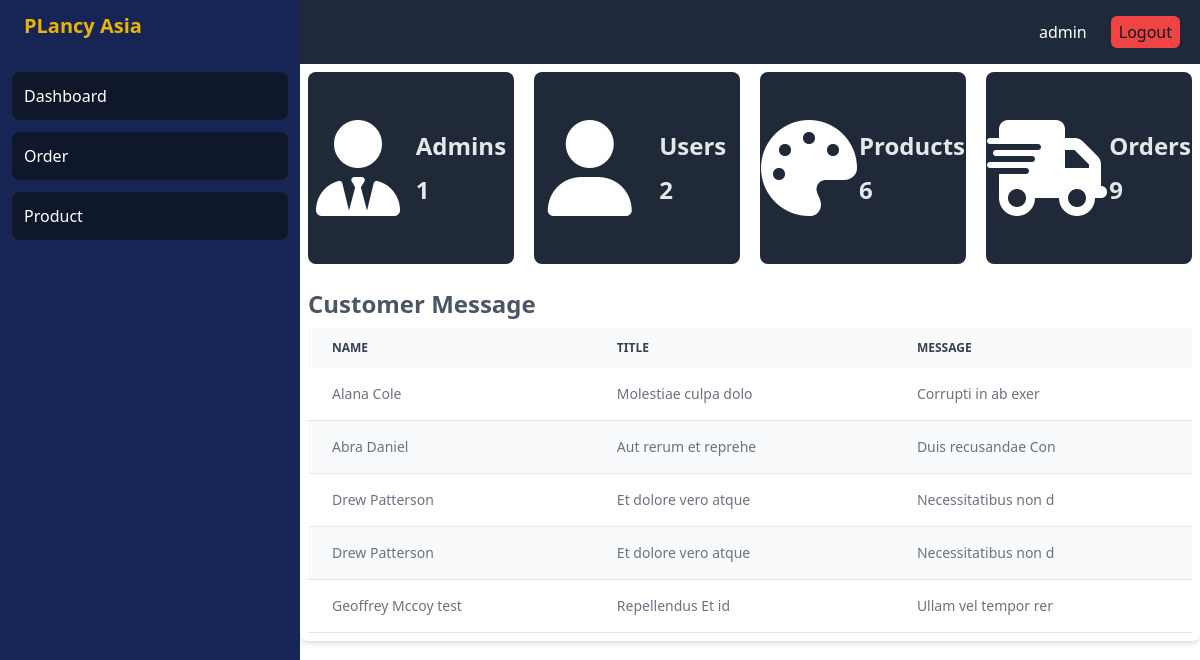
The page /adminDs.php (signed in) on the database its author committed.
### tables this page shows
CREATE TABLE `contacts` (
  `id` int(11) NOT NULL,
  `name` varchar(100) NOT NULL,
  `message` text NOT NULL,
  `title` varchar(100) NOT NULL
);

### adminDs.php (the view, shortened to what this page needs)
<?php
include './config.php';
$stmt = $pdo->query("SELECT COUNT(*) as product_count FROM products");
$product_count = $stmt->fetch(PDO::FETCH_ASSOC)['product_count'];
$stmt = $pdo->query("SELECT COUNT(*) as order_count FROM orders");
$order_count = $stmt->fetch(PDO::FETCH_ASSOC)['order_count'];
$stmt = $pdo->query("SELECT COUNT(*) as admin_count FROM users WHERE isAdmin = 1");
$admin_count = $stmt->fetch(PDO::FETCH_ASSOC)['admin_count'];
$stmt = $pdo->query("SELECT COUNT(*) as user_count FROM users WHERE isAdmin = 0");
$user_count = $stmt->fetch(PDO::FETCH_ASSOC)['user_count'];
$stmt = $pdo->query("SELECT * FROM contacts");
$contacts = $stmt->fetchAll(PDO::FETCH_ASSOC);
?>
<div class="p-2 grid lg:grid-cols-4 md:grid-cols-3 grid-col-1 gap-5">
    <div class="bg-gray-800 text-gray-200 h-48 rounded-lg flex justify-around items-center">
        <div class=" ">
            <i class="fa-solid fa-user-tie text-white text-8xl"></i>
        </div>
        <div class=" text-2xl font-semibold">
            <h1 class=" mb-3">Admins</h1>
            <h1><?php echo $admin_count ?></h1>
        </div>
    </div>
    <div class="bg-gray-800 text-gray-200 h-48 rounded-lg flex justify-around items-center">
        <div class=" ">
            <i class="fa-solid fa-user text-white text-8xl"></i>
        </div>
        <div class=" text-2xl font-semibold">
            <h1 class=" mb-3">Users</h1>
            <h1><?php echo $user_count ?></h1>
        </div>
    </div>
    <div class="bg-gray-800 text-gray-200 h-48 rounded-lg flex justify-around items-center">
        <div class=" ">
        <i class="fa-solid fa-palette text-white text-8xl"></i>
        </div>
        <div class=" text-2xl font-semibold">
            <h1 class=" mb-3">Products</h1>
            <h1><?php echo $product_count ?></h1>
        </div>
    </div>
    <div class="bg-gray-800 text-gray-200 h-48 rounded-lg flex justify-around items-center">
        <div class=" ">
            <i class="fa-solid fa-truck-fast text-white text-8xl"></i>
        </div>
        <div class=" text-2xl font-semibold">
            <h1 class=" mb-3">Orders</h1>
            <h1><?php echo $order_count ?></h1>
        </div>
    </div>
</div>
<div class="relative overflow-x-auto shadow-md sm:rounded-lg  p-2">
    <h1 class=" py-2 text-gray-600 font-semibold text-2xl">Customer Message</h1>
    <table class="w-full text-sm text-left rtl:text-right text-gray-500 dark:text-gray-400">
        <thead class="text-xs text-gray-700 uppercase bg-gray-50 dark:bg-gray-700 dark:text-gray-400">
            <tr>
                <th scope="col" class="px-6 py-3">
                    Name
                </th>
                <th scope="col" class="px-6 py-3">
                    Title
                </th>
                <th scope="col" class="px-6 py-3">
                    Message
                </th>
            </tr>
        </thead>
        <tbody>
        <?php foreach ($contacts as $contact): ?>
            <tr class="odd:bg-white odd:dark:bg-gray-900 even:bg-gray-50 even:dark:bg-gray-800 border-b dark:border-gray-700">
                <td class="px-6 py-4"><?=$contact['name']?></td>
                <td class="px-6 py-4"><?=$contact['title']?></td>
                <td class="px-6 py-4"><?=$contact['message']?></td>
            </tr>
        <?php endforeach;?>
        </tbody>
    </table>
</div>
<?php
include './dashboard.php';
?>

### rows shown on the page
contacts: name "Alana Cole", title "Molestiae culpa dolo", message "Corrupti in ab exer"
contacts: name "Abra Daniel", title "Aut rerum et reprehe", message "Duis recusandae Con"
contacts: name "Drew Patterson", title "Et dolore vero atque", message "Necessitatibus non d"
contacts: name "Drew Patterson", title "Et dolore vero atque", message "Necessitatibus non d"
contacts: name "Geoffrey Mccoy test", title "Repellendus Et id", message "Ullam vel tempor rer"

### other values the page prints
$name "admin"
$admin_count "1"
$user_count "2"
$product_count "6"
$order_count "9"
